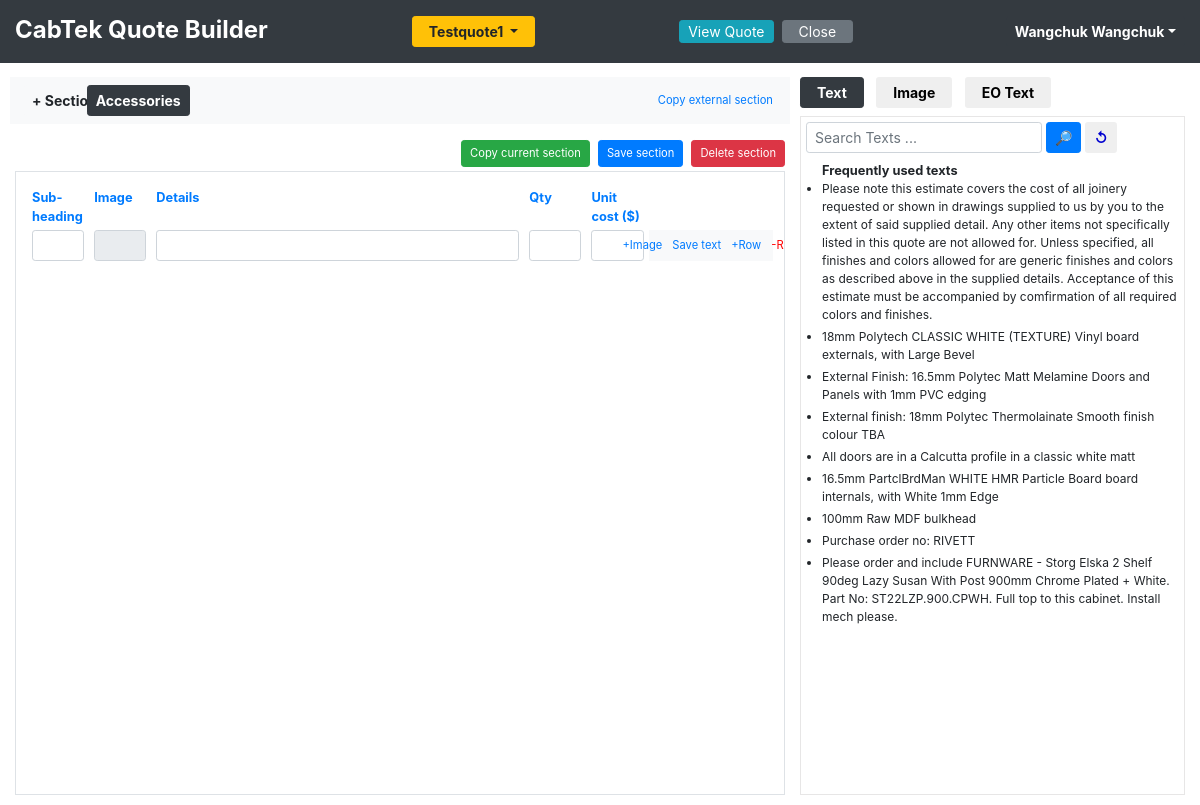
The page /add_quote_details/Testquote1 (signed in) on the database its author committed.
### tables this page shows
CREATE TABLE quotes_table (
            quote_id INTEGER PRIMARY KEY AUTOINCREMENT,
            quote_name TEXT NOT NULL UNIQUE,
            user_id INTEGER NOT NULL,
            date_quote_created TEXT,
            customer_name TEXT,
            customer_email TEXT,
            customer_phone_no TEXT,
            delivery_info TEXT,
            quote_name_lower_case TEXT,
            time_stamp INTEGER,
            rev_date TEXT,
            is_template TEXT,
            quote_status_id INTEGER
        , revision_dates TEXT, joinery_supply_type TEXT, is_diy Text, company_id Integer);

CREATE TABLE user_table (
            user_id Integer PRIMARY KEY AUTOINCREMENT,
            user_name TEXT NOT NULL UNIQUE,
            full_name TEXT NOT NULL,
            email_id TEXT NOT NULL,
            user_password TEXT NOT NULL,
            mobile_no TEXT,
            phone_no TEXT,
            user_type_id Integer
            
        );

CREATE TABLE section_names_table (
            section_name_id INTEGER PRIMARY KEY AUTOINCREMENT,
            section_name TEXT NOT NULL UNIQUE,
            section_name_lower_case TEXT  
        );

CREATE TABLE frequently_used_text_table (
            id INTEGER PRIMARY KEY AUTOINCREMENT,
            user_id INTEGER NOT NULL,
            text TEXT NOT NULL,
            count INTEGER,
            text_lower_case TEXT
        );

### app.py (the view, shortened to what this page needs)
@app.route('/add_quote_details/<quote_name>', methods=['GET'])
@app.route('/add_quote_details/<quote_name>/<add_new_section>/<section_name>', methods=['GET'])
def add_quote_details(quote_name, section_name = "none", add_new_section = "no"):
    try:
        if 'user_info' in session:
            selected_section_name = None
            user_id = session['user_info']['user_id']
            section_name = section_name.strip()
            add_new_section = add_new_section.strip()
            all_images = quote_builder_db.get_all_images()
            all_image_tags = quote_builder_db.get_all_image_tags()
            texts_by_user_id = quote_builder_db.get_texts_by_user_id(user_id)
            frequently_used_texts_by_user_id = quote_builder_db.get_frequently_used_texts_by_user_id(user_id)
            all_section_names = quote_builder_db.get_all_section_names()
            all_section_image_size = quote_builder_db.get_all_section_image_size()
            quote_data = quote_builder_db.get_quote_data(quote_name)
            quote_info = quote_builder_db.get_quote_info_by_quote_name(quote_name)
            quote_info['quoted_by'] = quote_builder_db.get_user_info_by_id(user_id)['full_name']
            eo_excel_text = []
            eo_excel_by_user_id = quote_builder_db.get_eo_excel_by_user_id(user_id)
            if eo_excel_by_user_id :
                eo_excel_id = eo_excel_by_user_id[0]['id']
                eo_excel_text = quote_builder_db.get_eo_excel_text_by_eo_excel_id(eo_excel_id)
            if quote_name and section_name == 'none' and add_new_section == 'no':
                section_names = quote_data['section_names']
                if section_names:
                    selected_section_name = section_names[0]
                    return render_template('add_quote_details.html', all_images=all_images, quote_info=quote_info, texts_by_user_id=texts_by_user_id, all_section_names=all_section_names , quote_data =quote_data, selected_section_name = selected_section_name , page_name = 'add_quote_details' , eo_excel_text = eo_excel_text, all_image_tags = all_image_tags , all_section_image_size = all_section_image_size, frequently_used_texts_by_user_id = frequently_used_texts_by_user_id)
        else:
            return render_template('login_error.html')
    except Exception as ex:
        print(f'Error:"{ex}" [In function {inspect.stack()[0][3]}]')

### templates/add_quote_details.html (shortened to what this page needs)
{% include "header.html" %}
<div class="main-div">
    {% if 'user_info' in session %}
    <div class="row " style="overflow-x: hidden;">
        <div class="col-md-8 pt-1" id="add_quote_details_div">
            <div class="row">
                <div class="col-md-12">
                    <div class="form-row bg-light p-2">
                        <div class="col-md-1">
                            <button class="btn btn-light bold btn-sm  " onclick="AddNewSection()">+ Section</button>
                        </div>
                        <div class="col-md-9 " id="section_names_div">
                            {% if quote_data['section_names']|length > 0 %}
                            {% for section_name in quote_data['section_names'] %}
                            {% if section_name == selected_section_name %}
                            <a href="#" onclick="sectionNameOnClick(this)" type="button" class="btn btn-sm  d-inline-block bold btn-dark">{{section_name}}</a>
                            {% else %}
                            <a href="#" onclick="sectionNameOnClick(this)" type="button" class="btn btn-sm  d-inline-block bold text-dark underline">{{section_name}}</a>
                            {% endif %}
                            {% endfor %}
                            {% endif %}
                        </div>
                        <div class="col-md-2 d-flex justify-content-end px-0">
                            <button type="button" class="btn btn-link btn-sm" data-user_id="{{ session['user_info']['user_id'] }}"  id="copy_external_section_btn" onclick="loadModalCopyExternalSection(this)"> <small>Copy external section</small></button>
                        </div>
                    </div>
                </div>
            </div>
            <div class="form-row mt-3 mb-1">
                <div class="col-md-12 d-flex justify-content-end">
                    <button type="button" class="btn btn-sm   btn-success   d-inline-block ml-2 {{ '' if selected_section_name else 'hide' }}" id="copy_current_section_btn" onclick="copyCurrentSection()"> <small>Copy current section</small></button>
                    <button type="button" class="btn btn-sm  btn-primary   d-inline-block ml-2 {{ '' if selected_section_name else 'hide' }}" id="save_section_btn" onclick="saveCurrentSectionDetailsToDB()"><small>Save section</small></button>
                    <button type="button" class="btn btn-sm  btn-danger    d-inline-block ml-2 {{ '' if selected_section_name else 'hide' }}" id="delete_section_btn" onclick="deleteSelectedSection()"> <small class="">Delete section</small></button>
                </div>
            </div>
            <div class="border  p-3 {{ '' if quote_data['section_names']|length > 0 else 'hide' }}" id="quote_detail_div" style="overflow-x: hidden; overflow-y: auto; height: 78vh;">
                {% if selected_section_name %}
                <div class="form-row">
                    <div class="col-md-1 mb-1 text-primary "><small class="bold">Sub-heading</small></div>
                    <div class="col-md-1 mb-1 text-primary "><small class="bold">Image</small></div>
                    <div class="col-md-6 mb-1 text-primary "><small class="bold">Details</small></div>
                    <div class="col-md-1 mb-1 text-primary "><small class="bold">Qty</small></div>
                    <div class="col-md-1 mb-1 text-primary "><small class="bold">Unit cost ($)</small></div>
                    <div class="col-md-2 mb-1 text-primary "><small class="bold"></small></div>
                </div>
                {% endif %}
                {% set section_data = quote_data['all_sections_data'][selected_section_name] %}
                <div class="" id="section_details_div">
                    {% if selected_section_name %}
                    {% set section_detail_rows = section_data['section_detail_rows'] %}
                    {% for row in section_detail_rows %}
                    <div class="form-row section_detail_row mb-2" id="section_detail_row_{{loop.index}}">
                        <div class="col-md-1">
                            <input type="text" class="form-control form-control-sm" name="section_sub_heading_{{loop.index}}" autocomplete="off" value="{{row['section_sub_heading']}}">
                        </div>
                        <div class="col-md-1">
                            <input type="text" class="form-control form-control-sm" name="section_image_row_{{loop.index}}" autocomplete="off" value="{{row['section_image_row']}}" readonly tabindex="-1">
                        </div>
                        <div class="col-md-6">
                            <input type="text" class="form-control form-control-sm " name="section_text_row_{{loop.index}}" autocomplete="off" value="{{row['section_text']}}">
                        </div>
                        <div class="col-md-1">
                            <input type="number" class="form-control form-control-sm" name="section_qty_row_{{loop.index}}" autocomplete="off" value="{{ '' if row['section_qty_row'] == 0 else row['section_qty_row'] }}">
                        </div>
                        <div class="col-md-1">
                            <input type="number" class="form-control form-control-sm" name="unit_cost_row_{{loop.index}}" autocomplete="off" value="{{ '' if row['section_unit_cost_row'] == 0 else row['section_unit_cost_row']}}">
                        </div>
                        <div class="col-md-2 bg-light d-flex justify-content-center px-0">
                            <button type="button" class="btn btn-sm btn-link  px-1" name="add_remove_row_image_btn_{{loop.index}}" data-img_inp_name="section_image_row_{{loop.index}}" onclick="addRemoveRowImage(this)" tabindex="-1">
                                {% if row['section_image_row']|length > 0 %} <small class="text-red">-Image</small> {% else %} <small>+Image</small> {% endif %}
                            </button>
                            <button type="button" class="btn btn-sm btn-link px-1" onclick="saveTextToDb('section_detail_row_{{loop.index}}' , 'section_text_row_{{loop.index}}')" tabindex="-1"><small>Save text</small></button>
                            <button type="button" class="btn btn-sm btn-link px-1" onclick="addNewSectionDetailsRowBelow('section_detail_row_{{loop.index}}')" tabindex="-1"><small>+Row</small></button>
                            <button type="button" class="btn btn-sm btn-link px-1 text-red" onclick="removeSectionDetailsRow('section_detail_row_{{loop.index}}')" tabindex="-1"><small>-Row</small></button>
                        </div>
                    </div>
                    {% endfor %}
                    {% endif %}
                </div>
            </div>
        </div>
        <div class="col-md-4 pl-0 pt-1 {{ '' if quote_data['section_names']|length > 0 else 'hide' }}" id="add_resources_div">
            <div class="mb-2">
                <button type="button" id="addTextBtn" class="btn btn-sm btn-dark  bold pl-3 pr-3 mr-2" onclick="showAddTextDiv()">Text</button>
                <button type="button" id="addImageBtn" class="btn btn-sm  bold pl-3 pr-3 mr-2" onclick="showAddImageDiv()">Image</button>
                <button type="button" id="addEoTextBtn" class="btn btn-sm   bold pl-3 pr-3" onclick="showAddEoTextDiv()">EO Text</button>
            </div>
            <div id="addTextDiv" class=" color-border">
                <div class="row mb-2">
                    <div class="col-md-12 ">
                        <div class="input-group" id="text_serach_div">
                            <div class="form-outline mr-1">
                                <input type="text" id="text_search_input" name="text_search_word" placeholder="Search Texts ..." class="form-control form-control-sm" autocomplete="off" tabindex="0" />
                            </div>
                            <button type="button" class="btn btn-sm btn-primary  mr-1" onclick="getSearchedTextsFromDb()"> &#128270; </button>
                            <button type="button" class="btn btn-sm text-blue bold  " onclick="refreshTextResultDiv()"> &#8634; </button>
                        </div>
                    </div>
                </div>
                <div id="text_display_div" style=" overflow-x: hidden; overflow-y: auto; height: 78.5vh;">
                    <ul id="frequently_used_text_ul_block" class="pl-3 my-0">
                        {% if frequently_used_texts_by_user_id %}
                        <small class="bold">Frequently used texts</small>
                        {% for text in frequently_used_texts_by_user_id %}
                        <li class="mb-1" id="frequently_used_text_li_id_{{text['id']}}">
                            <span class="pr-1" onclick="addTextToQuoteDetail(this.id)" id="frequently_used_text_id_{{text['id']}}">{{text['text']}}</span>
                        </li>
                        {% endfor %}
                        {% endif %}
                    </ul>
                </div>
            </div>
        </div>
    </div>
    {% else %}
    <center>
        <p class=" text-red">Ooopss.. Seems like you are logged out..</p>
        <a href="{{url_for('login')}}"> Click here to login again </a>
    </center>
    {% endif %}
</div>
{% include "footer.html" %}

### templates/header.html (shortened to what this page needs)
<html lang="en">
{% set active_page = page_name %}
<head>
    <link href="{{ url_for('static', filename='vendor/bootstrap4/css/bootstrap.min.css') }}" rel="stylesheet">
    <link href="{{ url_for('static', filename='mycss/styles.css')}}" rel="stylesheet">
    <link href="{{ url_for('static', filename='mycss/view_quote_style.css')}}" rel="stylesheet">
    <link rel="stylesheet" type="text/css" href="{{ url_for('static', filename='mycss/disble_printing.css')}}" media="print" />
</head>
<body>
    <nav class="navbar navbar-expand-lg bg-dark sticky-top p-0">
        <div class="container-fluid  m-0 pt-3 pb-3">
            <div class="nav navbar-nav">
                <p class="nav-link text-white bold h4 p-0  m-0 mr-5">CabTek Quote Builder</p>
                {% if active_page == 'add_quote_details' or active_page == 'view_quote' %}
                <div class="dropdown mr-5 ml-5">
                    <button class="btn btn-warning dropdown-toggle btn-sm pl-3 pr-3 bold ml-5 mr-5" type="button" data-toggle="dropdown"><span id="quote_name">{{ quote_info['quote_name'] }} </span> </button>
                </div>
                {% endif %}
                {% if active_page == 'add_quote_details' %}
                <li><a class="nav-link btn btn-sm btn-info p-0 pl-2  pr-2 mt-1 mr-2 ml-5" type="button" href="#" onclick="autoSaveSectionDetails(true,false)"><span class="text-white"> View Quote </span></a></li>
                <li><a class="nav-link btn btn-sm btn-secondary text-white mt-1 p-0 pl-3 pr-3 mr-2" type="button" href="#" onclick="autoSaveSectionDetails(false,true)">Close</a></li>
                {% endif %}
            </div>
            <div class="dropdown nav navbar-nav navbar-right   p-0">
                {% if 'user_info' in session %}
                <button class="btn btn-sm btn-dark dropdown-toggle bold" type="button" id="dropdownMenuUser" data-toggle="dropdown" aria-haspopup="true" aria-expanded="false">{{ session['user_info']['full_name'] }}</button>
                {% endif %}
            </div>
        </div>
    </nav>

### rows shown on the page
quotes_table: quote_name "Testquote1"
user_table: user_info.full_name "Wangchuk Wangchuk"
section_names_table: section_name "Accessories"
frequently_used_text_table: text "Please note this estimate covers the cost of all joinery requested or shown in drawings supplied to us by you to the extent of said supplied detail. Any other items not specifically listed in this quote are not allowed for. Unless specified, all finishes and colors allowed for are generic finishes and colors as described above in the supplied details. Acceptance of this estimate must be accompanied by comfirmation of all required colors and finishes."
frequently_used_text_table: text "18mm Polytech CLASSIC WHITE (TEXTURE) Vinyl board externals, with Large Bevel"
frequently_used_text_table: text "External Finish: 16.5mm Polytec Matt Melamine Doors and Panels with 1mm PVC edging"
frequently_used_text_table: text "External finish: 18mm Polytec Thermolainate Smooth finish colour TBA"
frequently_used_text_table: text "All doors are in a Calcutta profile in a classic white matt"
frequently_used_text_table: text "16.5mm PartclBrdMan WHITE HMR Particle Board board internals, with White 1mm Edge"
frequently_used_text_table: text "100mm Raw MDF bulkhead"
frequently_used_text_table: text "Purchase order no: RIVETT"
frequently_used_text_table: text "Please order and include FURNWARE - Storg Elska 2 Shelf 90deg Lazy Susan With Post 900mm Chrome Plated + White. Part No: ST22LZP.900.CPWH. Full top to this cabinet. Install mech please."
